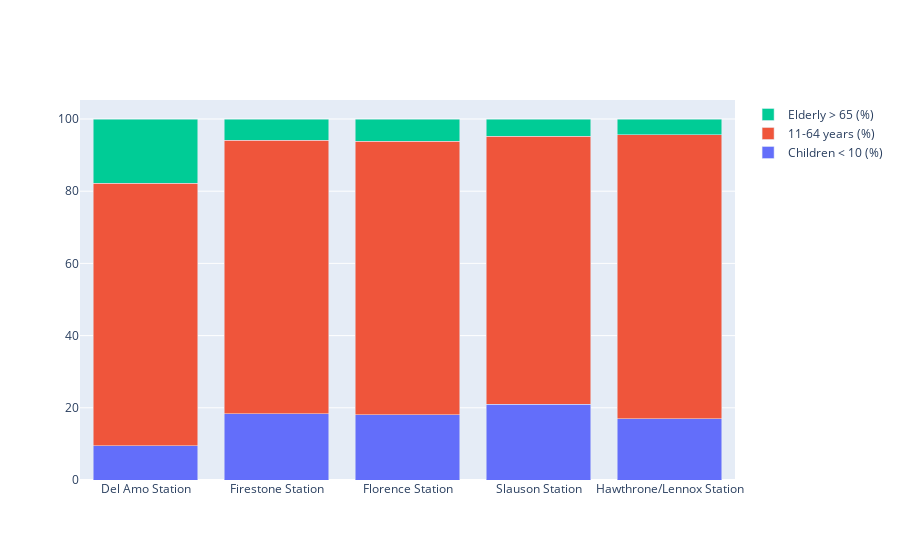

Source (notebook cell):
### Markdown cell above
The same goes for age groups, convert into a float, and save as a html

### Code cell
import plotly.graph_objects as go

x= ['Del Amo Station', 'Firestone Station', 'Florence Station', 'Slauson Station','Hawthrone/Lennox Station']
fig = go.Figure(go.Bar(x=x, y=[9.5, 18.3, 18.1, 21.0 ,16.9], name='Children < 10 (%)'))
fig.add_trace(go.Bar(x=x, y=[72.7, 75.8, 75.8, 74.2, 78.7], name='11-64 years (%)'))
fig.add_trace(go.Bar(x=x, y=[17.8, 5.9, 6.1,4.8 ,4.4 ], name='Elderly > 65 (%)'))
fig.update_layout(barmode='stack', xaxis={'categoryorder':'total descending'})
fig.show()

### Figure 1 — Plotly figure (JSON) as saved in the notebook; plotly's stock layout.template omitted (floating-point values rounded to 4 significant figures)
{"data": [{"name": "Children < 10 (%)", "type": "bar", "x": ["Del Amo Station", "Firestone Station", "Florence Station", "Slauson Station", "Hawthrone/Lennox Station"], "y": [9.5, 18.3, 18.1, 21, 16.9]}, {"name": "11-64 years (%)", "type": "bar", "x": ["Del Amo Station", "Firestone Station", "Florence Station", "Slauson Station", "Hawthrone/Lennox Station"], "y": [72.7, 75.8, 75.8, 74.2, 78.7]}, {"name": "Elderly > 65 (%)", "type": "bar", "x": ["Del Amo Station", "Firestone Station", "Florence Station", "Slauson Station", "Hawthrone/Lennox Station"], "y": [17.8, 5.9, 6.1, 4.8, 4.4]}], "layout": {"autosize": true, "barmode": "stack", "xaxis": {"autorange": true, "categoryorder": "total descending", "range": [-0.5, 4.5], "type": "category"}, "yaxis": {"autorange": true, "range": [0, 105.3], "type": "linear"}}}
